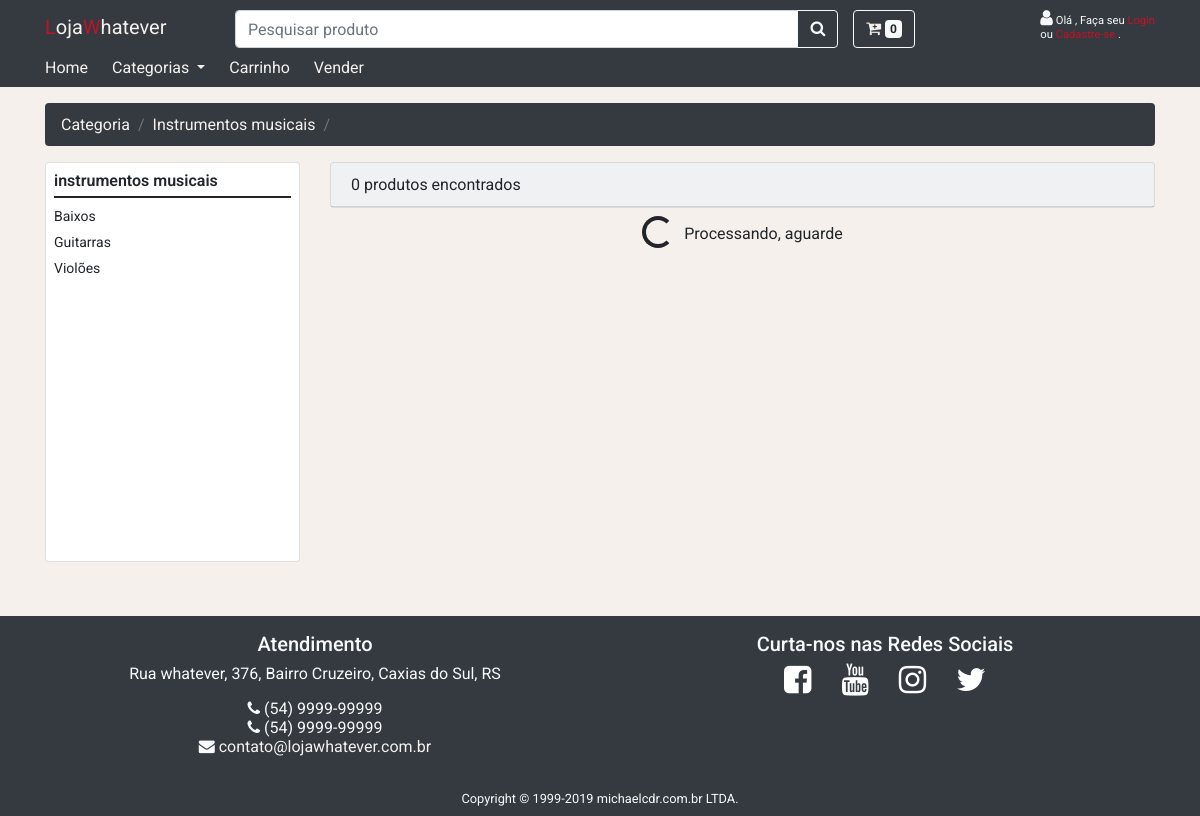
Screenshot of /categorias?id=5 with the database file from the repository.
### tables this page shows
CREATE TABLE `categories` (
  `CategoryId` int(11) NOT NULL AUTO_INCREMENT,
  `Title` varchar(255) NOT NULL,
  `Image` varchar(100) DEFAULT NULL,
  PRIMARY KEY (`CategoryId`)
);

CREATE TABLE `subcategories` (
  `SubCategoryId` int(11) NOT NULL AUTO_INCREMENT,
  `CategoryId` int(11) DEFAULT NULL,
  `Title` varchar(255) NOT NULL,
  `Image` varchar(100) DEFAULT NULL,
  PRIMARY KEY (`SubCategoryId`),
  KEY `CategoryId` (`CategoryId`),
  CONSTRAINT `subcategories_ibfk_1` FOREIGN KEY (`CategoryId`) REFERENCES `categories` (`categoryid`)
);

### controllers/ProductsByCategoryController.php (called while the page is built, shortened)
<?php
class ProductsByCategoryController implements IBaseController
{
    private $_repoCategory;
    private $_repoSubCategory;
    public function __construct($factory)
    {
        $this->_repoCategory = $factory->getCategoryRepository();
        $this->_repoSubCategory = $factory->getSubCategoryRepository();
    }
    public function proccessRequest(): void
    {
        $category = $this->_repoCategory->getById($_GET["id"]);
        $subCategories = $this->_repoSubCategory->getAllByCategory($_GET["id"]);
        $category->setSubCategories($subCategories);
        require "views/produto/list-by-categories.php";
    }
}

### index.php (called while the page is built, shortened)
<?php
require_once './infra/configs/autoload.php';
$factory = new infra\MySqlRepositoryFactory();
$controlador = new $controllerAlvo($factory);
$controlador->proccessRequest();

### infra/configs/autoload.php (called while the page is built, shortened)
<?php
    function load($namespace)
    {
        $namespace = str_replace("\\" , "/", $namespace);
        $caminhoAbsoluto = __DIR__ . "../../../" . $namespace . ".php";
        return include_once $caminhoAbsoluto;
    }
?>

### infra/MySqlRepositoryFactory.php (called while the page is built, shortened)
<?php
class MySqlRepositoryFactory extends RepositoryFactory
{
    private $host = "localhost";
    private $db_name = "examplemarketplace";
    private $port = "3306";
    private $username = "examplemarketplace";
    private $password = "Teste@123";
    public function getConnection()
    {
        $this->conn = null;
        try {
            $this->conn = new PDO(
                "mysql:host=" . $this->host .
                    ";port=" . $this->port .
                    ";dbname=" . $this->db_name,
                $this->username,
                $this->password
            );
        } catch (PDOException $exception) {
            $exception->getMessage();
        }
        return $this->conn;
    }
    public function getCategoryRepository()
    {
        return new CategoryRepository($this->getConnection());
    }
    public function getSubCategoryRepository()
    {
        return new SubCategoryRepository($this->getConnection());
    }
}

### infra/MySqlRepository.php (called while the page is built, shortened)
<?php
abstract class MySqlRepository
{
    public function __construct($conn)
    {
        $this->conn = $conn;
    }
}

### infra/repositories/CategoryRepository.php (called while the page is built, shortened)
<?php
class CategoryRepository  extends MySqlRepository implements ICategoryRepository
{
    public function getById($id)
    {
        $stmt = $this->conn->prepare(
            "SELECT categoryId, title, image from Categories
                 WHERE categoryId = :categoryId "
        );
        $stmt->bindValue(':categoryId', intval($id));
        $stmt->execute();
        $row = $stmt->fetch(PDO::FETCH_ASSOC);
        $category = null;
        if ($row)
            $category = new Category(
                $row['categoryId'],
                $row['title'],
                SrcHelper::getCategoryImg() . $row['image']
            );
        return $category;
    }
}

### infra/helpers/SrcHelper.php (called while the page is built, shortened)
<?php
class SrcHelper
{
    public static function getCategoryImg()
    {
        return "/assets/img/categories/";
    }
}

### models/Category.php (called while the page is built, shortened)
<?php
    class Category
    {
        public $_title;
        public $_subCategories;
        public function getTitle()
        {
            return $this->_title;
        }
        public function getSubCategories()
        {
            return $this->_subCategories;
        }
        public function setSubCategories($subCategories){
            $this->_subCategories = $subCategories;
        }
        public function __construct($categoryId, $title, $image)
        {
            $this->_title = $title;
        }
    }
?>

### models/SubCategory.php (called while the page is built, shortened)
<?php
    class SubCategory
    {
        private $_subCategoryId;
        private $_title;
        public function getTitle()
        {
            return $this->_title;
        }
        public function getSubCategoryId()
        {
            return $this->_subCategoryId;
        }
        public function __construct($subCategoryId, $categoryId, $title)
        {
            $this->_subCategoryId = $subCategoryId;
            $this->_title = $title;
        }
    }
?>

### infra/repositories/SubCategoryRepository.php (called while the page is built, shortened)
<?php
    class SubCategoryRepository extends MySqlRepository implements ISubCategoryRepository
    {
        public function getAllByCategory($categoryId)
        {
            $stmt = $this->conn->prepare("SELECT SubCategoryId, Title, CategoryId FROM SubCategories where categoryId = :categoryId order by title ");
            $stmt->bindValue(':categoryId', intval($categoryId));
            $stmt->execute();
            $subCategoriesResults = $stmt->fetchAll();
            $subCategoriesArray = array();
            foreach($subCategoriesResults as $row)
                $subCategoriesArray[] = new SubCategory($row["SubCategoryId"], $row["CategoryId"],$row["Title"]);
            return $subCategoriesArray;
        }
    }

### views/produto/list-by-categories.php (the view, shortened to what this page needs)
<?php
    require_once './views/partials/header.php';
?>
<main>
    <div id="container-products-category" class="container">
        <section id="caminho-produto">
            <div class="row mt-3">
                <div class="col-md-12">
                    <nav aria-label="breadcrumb">
                        <ol class="breadcrumb bg-dark">
                            <li class="breadcrumb-item"><a href="#">Categoria</a></li>
                            <li class="breadcrumb-item"><a href="#"><?php echo $category->getTitle(); ?></a></li>
                            <li class="breadcrumb-item active" aria-current="page"></li>
                        </ol>
                    </nav>
                </div>
            </div>
        </section>
        <section>
            <div class="row">
                <div class="col-md-3">
                    <div class="card p-2 categories-menu">
                        <span><?php echo $category->getTitle(); ?></span>
                        <ul class="list-unstyled">
                            <?php foreach ($category->getSubCategories() as $subCategory): ?>
                            <li>
                                <a href="javascript:void(0)" data-id="<?php echo $subCategory->getSubCategoryId(); ?>"><?php echo $subCategory->getTitle(); ?></a>
                            </li>
                            <?php endforeach; ?>
                        </ul>
                    </div>
                </div>
                <div class="col-md-9">
                    <div class="card bg-light">
                        <div class="card-header">
                            <span id="qtd-produtos">0</span> produtos encontrados
                        </div>
                    </div>
                    <div id="products-list" class="mt-2"></div>
                </div>
            </div>
        </section>
    </div>
</main>
<?php require_once './views/partials/footer.php' ?>

### assets/css/estilos.css (style rules this page uses)
:root { --primary-color:#C01327; --second-color:#F5F0EC; --default-color:#212529; --ts-time:.4s; }
body { font-family: 'Roboto', sans-serif; background-color: #F5F0EC; line-height: normal; }
a:not(.btn-outline-dark), a:link:not(.btn-outline-dark), a:visited:not(.btn-outline-dark), a:hover:not(.btn-outline-dark), a:active:not(.btn-outline-dark) { color:var(--second-color); text-decoration: none; }
main { min-height: calc(100vh - 303px); }
.categories-menu > span { font-weight: 600; margin-bottom: 10px; padding-bottom: 6px; border-bottom: 2px solid var(--default-color); text-transform: lowercase; }
.categories-menu ul > li { text-decoration: none; color: inherit; display: block; font-size: 14px; margin-bottom: 10px; }
.categories-menu ul > li a:link, .categories-menu ul > li a:visited { color:var(--default-color); }

### views/produto/list-by-categories.php (style rules this page uses)
.categories-menu.card { min-height:400px; }

### rows the page displays
categories: Title "Instrumentos musicais", Title "instrumentos musicais"
subcategories: Title "Baixos"
subcategories: Title "Guitarras"
subcategories: Title "Violões"
